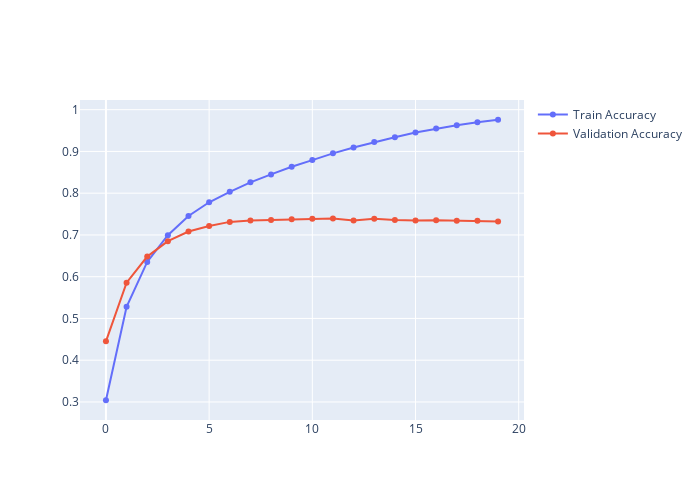

The cell this chart's notebook holds for it:
### Code cell
get_model_metrics(y_val, model.predict(X_val_counts), full_report = 0, plot = 1)

### Figure 1 — Plotly figure (JSON) as saved in the notebook; plotly's stock layout.template omitted (floating-point values rounded to 4 significant figures)
{"data": [{"mode": "lines+markers", "name": "Train Accuracy", "type": "scatter", "x": [0, 1, 2, 3, 4, 5, 6, 7, 8, 9, 10, 11, 12, 13, 14, 15, 16, 17, 18, 19], "y": [0.3041, 0.5279, 0.6354, 0.6993, 0.7452, 0.7782, 0.8033, 0.826, 0.845, 0.8633, 0.8792, 0.8954, 0.9094, 0.9224, 0.9339, 0.9453, 0.9547, 0.9626, 0.9699, 0.9759]}, {"mode": "lines+markers", "name": "Validation Accuracy", "type": "scatter", "x": [0, 1, 2, 3, 4, 5, 6, 7, 8, 9, 10, 11, 12, 13, 14, 15, 16, 17, 18, 19], "y": [0.4452, 0.5857, 0.6481, 0.6852, 0.7083, 0.7215, 0.7313, 0.7347, 0.7358, 0.7375, 0.7389, 0.7395, 0.7344, 0.7386, 0.7356, 0.7345, 0.7354, 0.7341, 0.734, 0.732]}], "layout": {"height": 500, "width": 700, "xaxis": {"autorange": true, "range": [-1.261, 20.26], "type": "linear"}, "yaxis": {"autorange": true, "range": [0.2568, 1.023], "type": "linear"}}}
